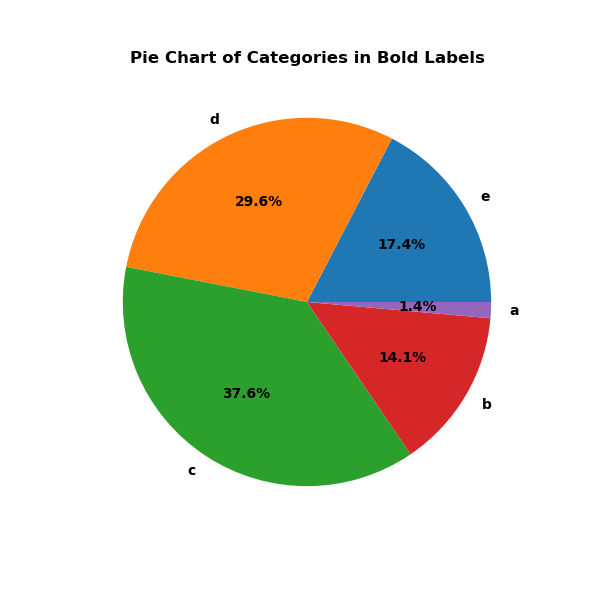

Generate this figure with Python:
import pandas as pd
import matplotlib.pyplot as plt

# Load the CSV file
df = pd.read_csv('myfile.csv')

# Ensure the column names match your CSV file's columns
categories = df['A']
values = df['B']

# Create the pie chart
plt.figure(figsize=(10, 7))
plt.pie(values, labels=categories, autopct='%1.1f%%', textprops={'weight': 'bold'})

# Set the title of the pie chart
plt.title('Pie Chart of Categories in Bold Labels', weight='bold')

# Show the pie chart
plt.show()
